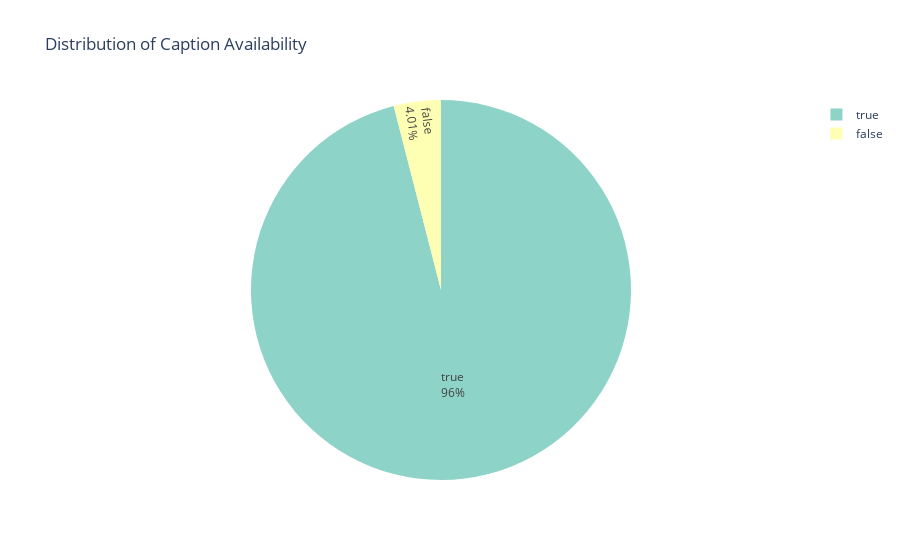

The notebook cell saved with this chart:
### Code cell
caption_counts = df['caption'].value_counts().reset_index()
caption_counts.columns = ['Captions', 'Count']

fig = px.pie(caption_counts, values='Count', names='Captions',
             title="Distribution of Caption Availability",
             color_discrete_sequence=px.colors.qualitative.Set3)
fig.update_traces(textposition='inside', textinfo='percent+label')
fig.show()

### Figure 1 — Plotly figure (JSON) as saved in the notebook; plotly's stock layout.template omitted (floating-point values rounded to 4 significant figures)
{"data": [{"domain": {"x": [0, 1], "y": [0, 1]}, "hovertemplate": "Captions=%{label}<br>Count=%{value}<extra></extra>", "labels": [true, false], "legendgroup": "", "name": "", "showlegend": true, "textinfo": "percent+label", "textposition": "inside", "type": "pie", "values": [479, 20]}], "layout": {"legend": {"tracegroupgap": 0}, "piecolorway": ["rgb(141,211,199)", "rgb(255,255,179)", "rgb(190,186,218)", "rgb(251,128,114)", "rgb(128,177,211)", "rgb(253,180,98)", "rgb(179,222,105)", "rgb(252,205,229)", "rgb(217,217,217)", "rgb(188,128,189)", "rgb(204,235,197)", "rgb(255,237,111)"], "title": {"text": "Distribution of Caption Availability"}}}
